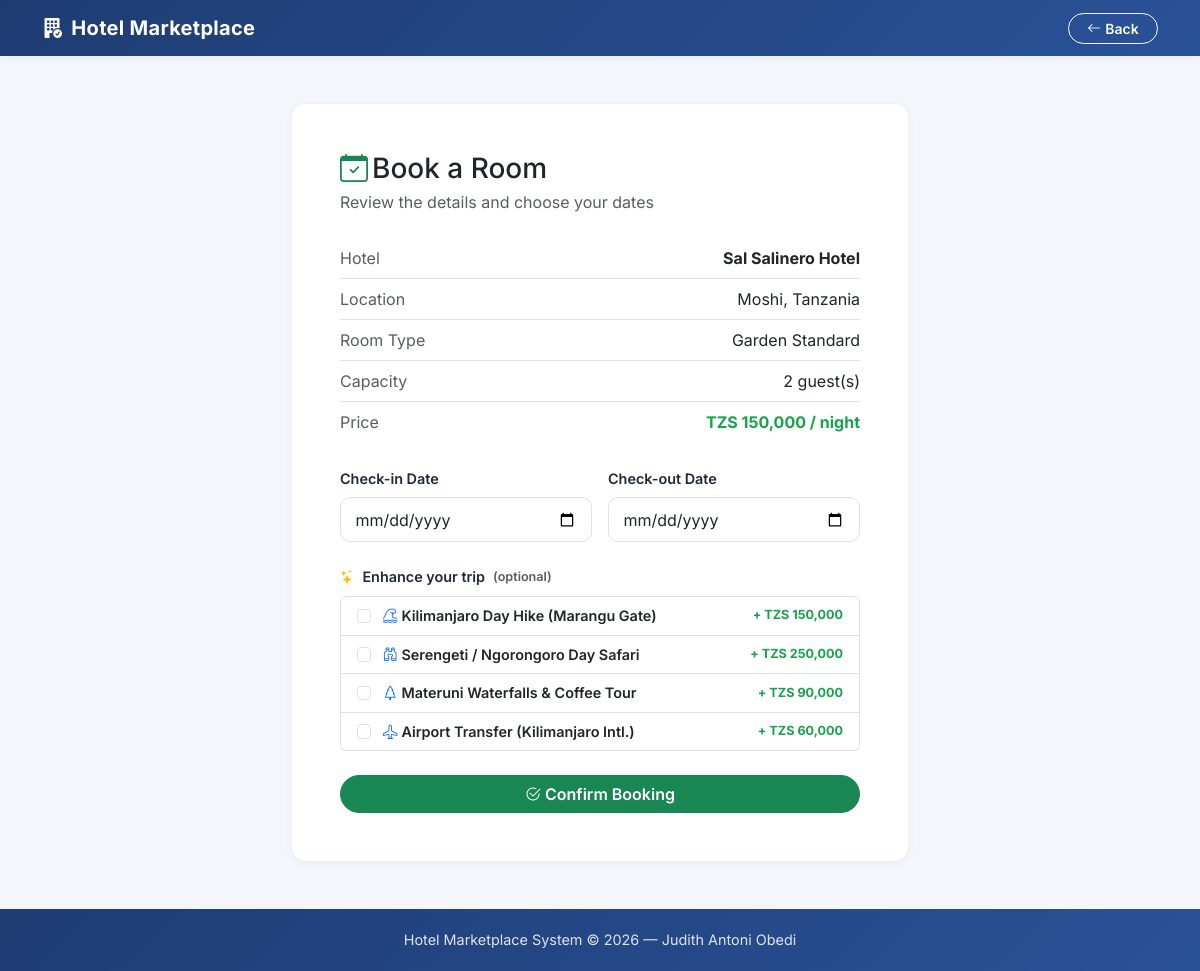
/book.php?room_id=4 (signed in), run on the app's committed database.
### tables this page shows
CREATE TABLE rooms (
    id INT AUTO_INCREMENT PRIMARY KEY,
    hotel_id INT NOT NULL,
    room_type VARCHAR(50) NOT NULL,          
    price_per_night DECIMAL(10,2) NOT NULL,  
    capacity INT NOT NULL DEFAULT 1,         
    description TEXT,
    image VARCHAR(255),
    is_active TINYINT(1) NOT NULL DEFAULT 1,  
    FOREIGN KEY (hotel_id) REFERENCES hotels(id) ON DELETE CASCADE
);

CREATE TABLE hotels (
    id INT AUTO_INCREMENT PRIMARY KEY,
    manager_id INT NOT NULL,
    name VARCHAR(150) NOT NULL,
    location VARCHAR(150) NOT NULL,          
    description TEXT,
    image VARCHAR(255),                      
    website VARCHAR(255),                    
    phone VARCHAR(40),                       
    rating DECIMAL(2,1),                     
    created_at TIMESTAMP DEFAULT CURRENT_TIMESTAMP,
    FOREIGN KEY (manager_id) REFERENCES users(id) ON DELETE CASCADE
);

### config.php (called while the page is built, shortened)
<?php
function safe($text) {
    return htmlspecialchars($text, ENT_QUOTES, 'UTF-8');
}
function trip_addons() {
    return [
        'kilimanjaro_dayhike' => ['Kilimanjaro Day Hike (Marangu Gate)', 150000, 'bi-tsunami'],
        'serengeti_safari'    => ['Serengeti / Ngorongoro Day Safari',   250000, 'bi-binoculars'],
        'materuni_tour'       => ['Materuni Waterfalls & Coffee Tour',     90000, 'bi-tree'],
        'airport_transfer'    => ['Airport Transfer (Kilimanjaro Intl.)',  60000, 'bi-airplane'],
    ];
}
?>

### book.php (the view, shortened to what this page needs)
<?php
require_once 'config.php';
$success = '';
$room_id = (int)($_GET['room_id'] ?? $_POST['room_id'] ?? 0);
$pre_check_in  = $_GET['check_in']  ?? '';
$pre_check_out = $_GET['check_out'] ?? '';
$stmt = $pdo->prepare("
    SELECT r.*, h.name AS hotel_name, h.location
    FROM rooms r JOIN hotels h ON r.hotel_id = h.id
    WHERE r.id = ? AND r.is_active = 1
");
$stmt->execute([$room_id]);
$room = $stmt->fetch();
?>
<!DOCTYPE html>
<html lang="en">
<head>
    <link href="https://cdn.jsdelivr.net/npm/bootstrap@5.3.0/dist/css/bootstrap.min.css" rel="stylesheet">
    <link href="https://cdn.jsdelivr.net/npm/bootstrap-icons@1.11.3/font/bootstrap-icons.min.css" rel="stylesheet">
    <link href="assets/css/app.css" rel="stylesheet">
</head>
<body>
<nav class="navbar navbar-dark bg-dark">
    <div class="container">
        <a class="navbar-brand" href="index.php"><i class="bi bi-building-fill-check me-1"></i> Hotel Marketplace</a>
        <a href="hotel.php?id=<?= (int)$room['hotel_id'] ?>" class="btn btn-outline-light btn-sm"><i class="bi bi-arrow-left me-1"></i>Back</a>
    </div>
</nav>
<main class="container my-5" style="max-width: 640px;">
    <div class="card">
        <div class="card-body p-4 p-md-5">
            <h3 class="mb-1"><i class="bi bi-calendar-check text-success me-1"></i>Book a Room</h3>
            <p class="text-muted mb-4">Review the details and choose your dates</p>
            <ul class="list-group list-group-flush mb-4">
                <li class="list-group-item d-flex justify-content-between px-0"><span class="text-muted">Hotel</span><strong><?= safe($room['hotel_name']) ?></strong></li>
                <li class="list-group-item d-flex justify-content-between px-0"><span class="text-muted">Location</span><span><?= safe($room['location']) ?></span></li>
                <li class="list-group-item d-flex justify-content-between px-0"><span class="text-muted">Room Type</span><span><?= safe($room['room_type']) ?></span></li>
                <li class="list-group-item d-flex justify-content-between px-0"><span class="text-muted">Capacity</span><span><?= (int)$room['capacity'] ?> guest(s)</span></li>
                <li class="list-group-item d-flex justify-content-between px-0"><span class="text-muted">Price</span><span class="price-tag">TZS <?= number_format($room['price_per_night']) ?> / night</span></li>
            </ul>
            <?php if ($success): ?>
                <div class="alert alert-success d-flex align-items-center"><i class="bi bi-check-circle-fill me-2"></i><?= safe($success) ?></div>
                <a href="my_bookings.php" class="btn btn-primary w-100"><i class="bi bi-journal-text me-1"></i>View My Bookings</a>
            <?php else: ?>
                <form method="POST">
                    <div class="row g-3">
                        <div class="col-md-6">
                            <label class="form-label">Check-in Date</label>
                            <input type="date" name="check_in" class="form-control"
                                   min="<?= date('Y-m-d') ?>" value="<?= safe($pre_check_in) ?>" required>
                        </div>
                        <div class="col-md-6">
                            <label class="form-label">Check-out Date</label>
                            <input type="date" name="check_out" class="form-control"
                                   min="<?= date('Y-m-d', strtotime('+1 day')) ?>" value="<?= safe($pre_check_out) ?>" required>
                        </div>
                    </div>
                    <div class="mt-4">
                        <label class="form-label d-flex align-items-center"><i class="bi bi-stars text-warning me-2"></i>Enhance your trip <span class="text-muted small ms-2">(optional)</span></label>
                        <div class="list-group">
                            <?php foreach (trip_addons() as $key => $a): ?>
                                <label class="list-group-item d-flex justify-content-between align-items-center">
                                    <span><input class="form-check-input me-2" type="checkbox" name="addons[]" value="<?= $key ?>"
                                          <?= in_array($key, (array)($_POST['addons'] ?? []), true) ? 'checked' : '' ?>>
                                          <i class="bi <?= $a[2] ?> me-1 text-primary"></i><?= safe($a[0]) ?></span>
                                    <span class="price-tag small">+ TZS <?= number_format($a[1]) ?></span>
                                </label>
                            <?php endforeach; ?>
                        </div>
                    </div>
                    <button type="submit" class="btn btn-success w-100 mt-4"><i class="bi bi-check2-circle me-1"></i>Confirm Booking</button>
                </form>
            <?php endif; ?>
        </div>
    </div>
</main>
<footer class="site-footer">
    Hotel Marketplace System &copy; <?= date('Y') ?> — Judith Antoni Obedi
</footer>
</body>
</html>

### assets/css/app.css (style rules this page uses)
:root { --brand-1: #1e3c72; --brand-2: #2a5298; --brand-accent: #ffb703; --brand-accent-dark: #f59e0b; --ink: #1f2937; --muted: #6b7280; --surface: #f4f6fb; --radius: 14px; --shadow-sm: 0 2px 8px rgba(30, 60, 114, .06); --shadow-md: 0 10px 30px rgba(30, 60, 114, .12); }
body { font-family: 'Inter', system-ui, -apple-system, "Segoe UI", Roboto, sans-serif; color: var(--ink); background-color: var(--surface); min-height: 100vh; display: flex; flex-direction: column; }
main, .page-body { flex: 1 0 auto; }
.navbar { box-shadow: var(--shadow-sm); }
.navbar-brand { font-weight: 700; letter-spacing: .3px; }
.navbar.bg-dark { background: linear-gradient(135deg, var(--brand-1), var(--brand-2)) !important; }
.btn { border-radius: 999px; font-weight: 600; padding-inline: 1.15rem; transition: transform .12s ease, box-shadow .12s ease; }
.card { border: none; border-radius: var(--radius); box-shadow: var(--shadow-sm); overflow: hidden; }
.form-control, .form-select { border-radius: 10px; padding: .6rem .9rem; }
.form-label, label { font-weight: 600; font-size: .9rem; color: var(--ink); }
.price-tag { color: #16a34a; font-weight: 700; }
.site-footer { flex-shrink: 0; background: linear-gradient(135deg, var(--brand-1), var(--brand-2)); color: rgba(255, 255, 255, .85); text-align: center; padding: 1.25rem 0; font-size: .9rem; }

### data on the page
rooms: hotel.name "Sal Salinero Hotel", hotel.location "Moshi, Tanzania", room_type "Garden Standard", capacity "2", price_per_night "150,000"

### other printed values
safe($a[0]) "Kilimanjaro Day Hike (Marangu Gate)"
$a[1] "150,000"
safe($a[0]) "Serengeti / Ngorongoro Day Safari"
$a[1] "250,000"
safe($a[0]) "Materuni Waterfalls & Coffee Tour"
$a[1] "90,000"
safe($a[0]) "Airport Transfer (Kilimanjaro Intl.)"
$a[1] "60,000"
